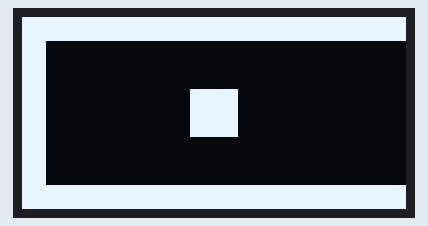
Bench run of a program on a simulated Raspberry Pi Pico running MicroPython. Parts: 128×64 one-colour display. Library files of the repository ran but are not shown: BasicFont.py; what the program prints to the serial console is not drawn. At 0.6 s the program stops and its outputs stay as they are.

Above: at 0.6 s.

The program:

PicoOled13.py
```python
from machine import Pin,SPI
import framebuf
import time
import BasicFont

# Pin Definitions
DC = 8
RST = 12
MOSI = 11
SCK = 10
CS = 9

KEY0=15
KEY1=17

# Display object
display=None

class OLED_1inch3_SPI(framebuf.FrameBuffer):
    def __init__(self):
        self.is_on=0
        self.width = 128
        self.height = 64

        self.white =   0xffff
        self.black =   0x0000

        self.font=BasicFont.BasicFontCondensed

        # framebuf init
        self.buffer = bytearray(self.height * self.width // 8)
        super().__init__(self.buffer, self.width, self.height, framebuf.MONO_HMSB)

        # SPI init
        self.cs = Pin(CS,Pin.OUT)
        self.rst = Pin(RST,Pin.OUT)

        self.cs(1)
        self.spi = SPI(1)
        self.spi = SPI(1,2000_000)
        self.spi = SPI(1,20000_000,polarity=0, phase=0,sck=Pin(SCK),mosi=Pin(MOSI),miso=None)
        self.dc = Pin(DC,Pin.OUT)
        self.dc(1)

        # display init
        self.init_display()

        # Clear the screen on init - needs frambuf init, spi init and display init
        self.clear()

        # Init Keys
        self.KEY0=KEY0
        self.KEY1=KEY1
        self.key0=Pin(KEY0,Pin.IN,Pin.PULL_UP)
        self.key1=Pin(KEY1,Pin.IN,Pin.PULL_UP)

    def is_pressed(self, key):
        if key == self.KEY0:
            return not(self.key0.value())
        elif key == self.KEY1:
            return not(self.key1.value())
        else:
            return None

    def on(self):
        if not self.is_on:
            self.write_cmd(0xAF)
            self.is_on=1

    def off(self):
        if self.is_on:
            self.write_cmd(0xAE)
            self.is_on=0

    def get_width(self):
        return self.width

    def get_height(self):
        return self.height

    def write_cmd(self, cmd):
        self.cs(1)
        self.dc(0)
        self.cs(0)
        self.spi.write(bytearray([cmd]))
        self.cs(1)

    def write_data(self, buf):
        self.cs(1)
        self.dc(1)
        self.cs(0)
        self.spi.write(bytearray([buf]))
        self.cs(1)

    def init_display(self):
        """Initialize display"""
        self.rst(1)
        time.sleep(0.001)
        self.rst(0)
        time.sleep(0.01)
        self.rst(1)

        self.off()

        self.write_cmd(0x00)   # set lower column address
        self.write_cmd(0x10)   # set higher column address

        self.write_cmd(0xB0)   # set page address

        self.write_cmd(0xdc)   # set display start line
        self.write_cmd(0x00)   # (2nd param)

        self.write_cmd(0x81)   # contract control
        self.write_cmd(0x80)   # 128

        self.write_cmd(0x21)   # Set Memory addressing mode (0x20/0x21) #
        self.write_cmd(0xa0)   # set segment remap
        self.write_cmd(0xc0)   # Com scan direction
        self.write_cmd(0xa4)   # Disable Entire Display On (0xA4/0xA5)
        self.write_cmd(0xa6)   # normal / reverse

        self.write_cmd(0xa8)   # multiplex ratio ??
        self.write_cmd(0x3f)   # duty = 1/64 ??

        self.write_cmd(0xd3)   # set display offset
        self.write_cmd(0x60)

        self.write_cmd(0xd5)   # set osc division
        self.write_cmd(0x50)

        self.write_cmd(0xd9)   # set pre-charge period
        self.write_cmd(0x22)

        self.write_cmd(0xdb)   # set vcomh
        self.write_cmd(0x35)

        self.write_cmd(0xad)   # set charge pump enable
        self.write_cmd(0x8a)   #Set DC-DC enable (a=0:disable; a=1:enable)

        self.on()


    # Shows the framebuffer contents on the display.
    # If no arguments are given, the full frame buffer is sent to the display.
    # startXPage:  The horizontal page index to start the update. The X-axis is divided in 16 8-pixel 'pages' (0 ~ 15)
    # startYLine:  The vertical line index to start the display update (0 ~ 63)
    # startYPage:  The horizontal page index to end the update (exluding that line index). (1 ~ 16)
    # endYLine:    The vertical line index to end the display update (exluding that line index) (1 ~ 64)
    def show(self, startXPage=0, startYLine=0, endXPage=16, endYLine=64):

        self.__validateShowArguments(startXPage, startYLine, endXPage, endYLine)

        doCustomPageAddressing = startXPage > 0 or endXPage < 16

        # Indicate that for every line we'll start at Xpage 0. Need to do this only once.
        if not doCustomPageAddressing:
            self.write_cmd(0xB0)

        for yLine in range(startYLine, endYLine):
            columnSramAddress = 63 - yLine

            self.write_cmd(0x00 + (columnSramAddress & 0x0f))
            self.write_cmd(0x10 + (columnSramAddress >> 4))

            # Only if we're writing specific Xpages, write the startPage address again for every YLine.
            # Otherwise we can rely on automatic address incrementing of the display controller
            if doCustomPageAddressing:
                self.write_cmd(0xB0 + (startXPage & 0x0f))

            # Write the bytes for this column, for the specified pages
            for num in range(startXPage, endXPage):
                self.write_data(self.buffer[yLine * 16 + num])


    # Validates the input parameters for the show() method.
    def __validateShowArguments(self, startXPage, startYLine, endXPage, endYLine):

        if not startYLine < endYLine:
            raise IndexError("show(...): The startYLine (" + str(startYLine) + ") argument should be smaller than the endYLine (" + str(endYLine) + ") argument.")
        if startYLine < 0 or startYLine > 63:
            raise IndexError("show(...): The startYLine argument acceptable range is 0 ~ 63. Given: " + str(startYLine))
        if endYLine < 1 or endYLine > 64:
            raise IndexError("show(...): The endYLine argument acceptable range is 1 ~ 64. Given: " + str(endYLine))

        if not startXPage < endXPage:
            raise IndexError("show(...): The startXPage (" + str(startXPage) + ") argument should be smaller than the endXPage (" + str(endXPage) + ") argument.")
        if startXPage < 0 or startXPage > 15:
            raise IndexError("show(...): The startXPage argument acceptable range is 0 ~ 15. Given: " + str(startXPage))
        if endXPage < 1 or endXPage > 16:
            raise IndexError("show(...): The endXPage argument acceptable range is 1 ~ 16. Given: " + str(endXPage))


    def clear(self):
        self.fill(self.black)
        self.show()

    def text(self,s,x0,y0,col=0xffff,wrap=1,just=0):
        if len(s)==0:
            return(x0, y0)

        x=x0
        pixels = bytearray([])
        for i in range(len(s)):
            C = ord(s[i])
            if C < 32 or C > 127:
                C = 32
            cdata = self.font[C - 32]

            # check wrap/clip at edge of screen
            if len(pixels) and \
                    ((just==0 and x+len(pixels)+len(cdata) > self.width) or \
                    (just==1 and x-len(pixels)-len(cdata) < 0) or \
                    (just==2 and x-len(pixels)/2-len(cdata) < 0) or \
                    (just==2 and x+len(pixels)/2+len(cdata) > self.width)):
                if col==0:
                    for i, v in enumerate(pixels): pixels[i] = 0xFF & ~ v
                fb = framebuf.FrameBuffer(pixels, len(pixels), 8, framebuf.MONO_VLSB)
                if just==0:
                    self.blit(fb, x, y0)
                elif just==1:
                    self.blit(fb, x-len(pixels), y0)
                else:
                    self.blit(fb, x-int(len(pixels)/2), y0)
                pixels = bytearray([])

                if wrap == 0:
                    # clip text at right of screen
                    return [x,y0+9]
                if wrap == 1:
                    # wrap to start of line
                    x=0
                else:
                    # wrap to X0 co-ordinate
                    x=x0
                y0=y0+9

                if y0 > self.height:
                    return [x,y0+9]

            pixels += bytearray(cdata)

        if col==0:
            for i, v in enumerate(pixels): pixels[i] = 0xFF & ~ v
        fb = framebuf.FrameBuffer(pixels, len(pixels), 8, framebuf.MONO_VLSB)
        if just==0:
            self.blit(fb, x, y0)
        elif just==1:
            self.blit(fb, x-len(pixels), y0)
        else:
            self.blit(fb, x-int(len(pixels)/2), y0)

        return [x,y0+9]

def get():
    global display
    if display is None:
        display=OLED_1inch3_SPI()
    return display


def test():
    display = get()
    display.clear()
    print("Running display tests")

    # Test sequence to validate Xpage and YLine writing to the display
    display.fill(1)
    display.show()
    display.fill(0)
    display.show()

    # Fill the framebuffer with white, bonly only the specifically updated regions should show up in white on the display
    display.fill(1)
    display.show(0,0, 16, 8)     # Top horizontal bar
    display.show(0,56, 16,64)    # Bottom horizontal bar
    display.show(0, 8, 1, 56)    # Vertical bar on the left, partially drawn
    display.show(7, 24, 9, 40)   # 16 x 16 pixel Square section in the middle


if __name__=='__main__':
    test()
```
